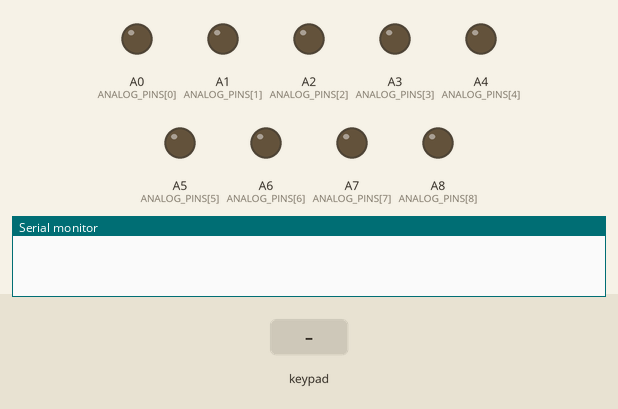
Simulated run of this sketch. Board: Arduino Mega 2560, built with avr-gcc and run on an emulated ATmega2560. On the bench: output pins drawn as LEDs (lit = HIGH), the last lines printed to the serial monitor. The inputs (shaded band) are chosen by the test bench.

Above: at 1.2 s.
1.3 s: key '3' pressed
At 1.8 s:
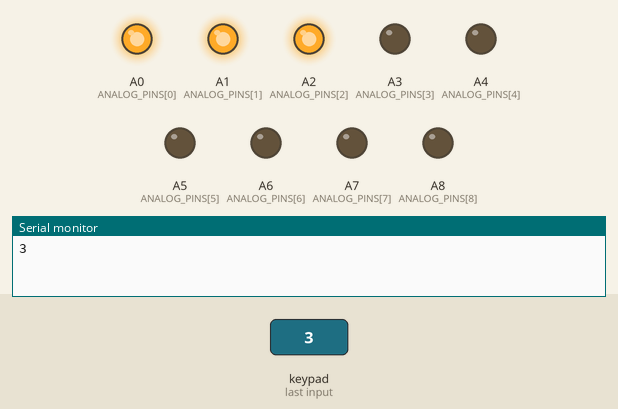
3.0 s: keypad keys 6 5 4 3 # pressed 0.4 s apart
At 3.56 s:
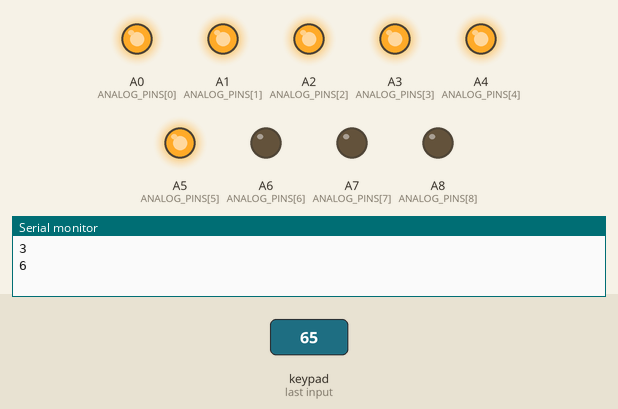
6.5 s: keypad keys 7 8 9 * pressed 0.4 s apart
At 9.8 s:
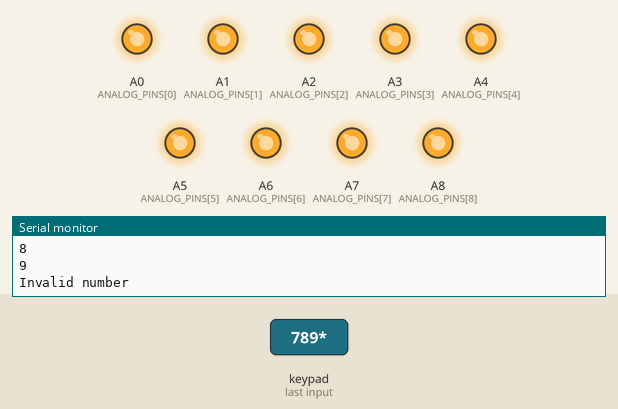
10.1 s: key '1' pressed
At 11.0 s:
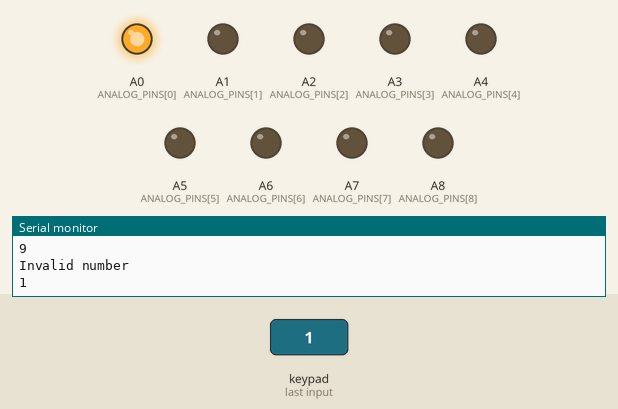
11.6 s: key '2' pressed
At 12.0 s:
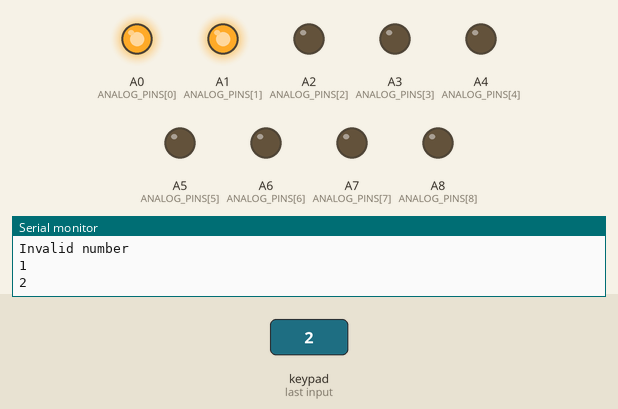
Timing chart, 0 to 14.2 s (numbered marks = the images above; inputs shaded):
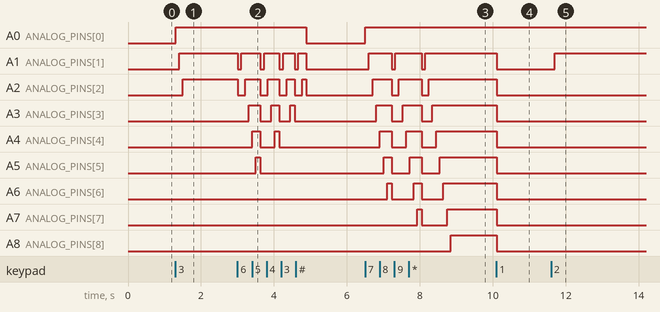

Measured:
- after the input at 1.3 s, A0 (ANALOG_PINS[0]): LOW → HIGH at once; A1 (ANALOG_PINS[1]): LOW → HIGH after 0.10 s; A2 (ANALOG_PINS[2]): LOW → HIGH after 0.20 s
- after the input at 3.0 s, A0 (ANALOG_PINS[0]): HIGH → LOW after 1.9 s; A1 (ANALOG_PINS[1]): HIGH → LOW at once, → HIGH 0.10 s later, → LOW 0.52 s later, → HIGH 0.10 s later, … (9 changes in this stretch)
- after the input at 6.5 s, A0 (ANALOG_PINS[0]): LOW → HIGH at once; A1 (ANALOG_PINS[1]): alternates HIGH for 0.67 s and LOW for 0.10 s, 5 changes in all, then stays HIGH, starting after 0.11 s
- after the input at 10.1 s, A1 (ANALOG_PINS[1]), A2 (ANALOG_PINS[2]), A3 (ANALOG_PINS[3]), A4 (ANALOG_PINS[4]), A5 (ANALOG_PINS[5]), A6 (ANALOG_PINS[6]), A7 (ANALOG_PINS[7]), A8 (ANALOG_PINS[8]): HIGH → LOW at once
- after the input at 11.6 s, A1 (ANALOG_PINS[1]): LOW → HIGH after 0.10 s

The sketch:

az2.ino
```cpp
#include <Keypad.h>

const int ROW_NUM = 4; //four rows
const int COLUMN_NUM = 3; //three columns
static const uint8_t ANALOG_PINS[] = {A0,A1,A2,A3,A4,A5,A6,A7,A8};
//DEFINE KEYPAD BUTTONS
char keys[ROW_NUM][COLUMN_NUM] = {
  {'1','2','3'},
  {'4','5','6'},
  {'7','8','9'},
  {'*','0','#'}
};
//DEFINE KEYPAD CONNECTED PORTS
byte pin_rows[ROW_NUM] = {6, 5, 4, 3}; //connect to the row pinouts of the keypad
byte pin_column[COLUMN_NUM] = {7, 8, 9}; //connect to the column pinouts of the keypad

Keypad keypad = Keypad( makeKeymap(keys), pin_rows, pin_column, ROW_NUM, COLUMN_NUM );

void setup(){
  //BEGIN SERIAL
  Serial.begin(9600);
  //DEFINE OUTPUT PINS
  pinMode(A0,OUTPUT);
  pinMode(A1,OUTPUT);
  pinMode(A2,OUTPUT);
  pinMode(A3,OUTPUT);
  pinMode(A4,OUTPUT);
  pinMode(A5,OUTPUT);
  pinMode(A6,OUTPUT);
  pinMode(A7,OUTPUT);
  pinMode(A8,OUTPUT);
}

void loop(){

  //GET CHARACTER OF KEY PRESSED
  char key = keypad.getKey();
  //CHECK KEY AND TURN ON OR OFF LED
  check(key);

  //SERIAL AVAILABLITY CHECK
  if(Serial.available()){
    //GET CHARACTER OF KEY PRESSED IN TERMINAL
    key = Serial.read();
    //CHECK KEY AND TURN ON OR OFF LED
    check(key);
  }

}

void check(char key){
  //Control EMPTY TERMINAL
  if(!key)
    return;
  //PRINT INVALIDs
  if((key<'1' || key>'9') && key!='#'){
    Serial.println("Invalid number");
    return;
  }
  //PRINT KEY NUMBER
  Serial.println(key);
  //TURN OFF LEDs
  for (int i=0; i<9; i++)
      digitalWrite(ANALOG_PINS[i],LOW);
  //TURN ON LEDs
  for (char i='1'; i<=key; i++){
   digitalWrite(ANALOG_PINS[i-49],HIGH);
   delay(100);
  }
}
```
